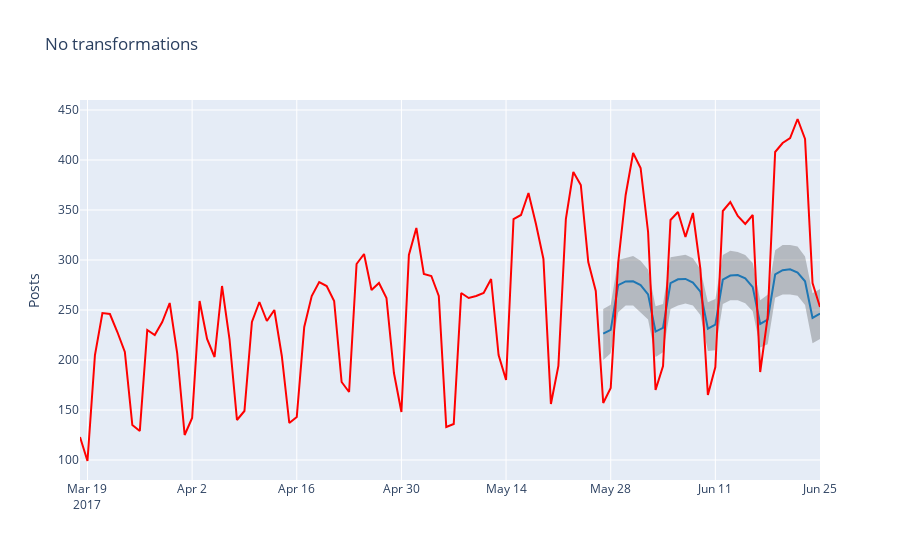
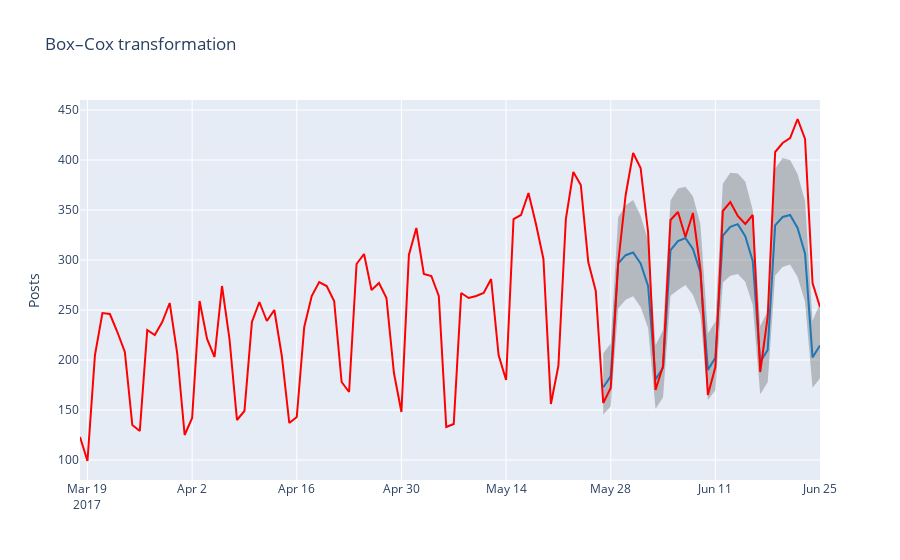

The cell these charts' notebook holds for them, in order:
### Code cell
show_forecast(cmp_df, prediction_size, 100, "No transformations")
show_forecast(cmp_df2, prediction_size, 100, "Box–Cox transformation")
